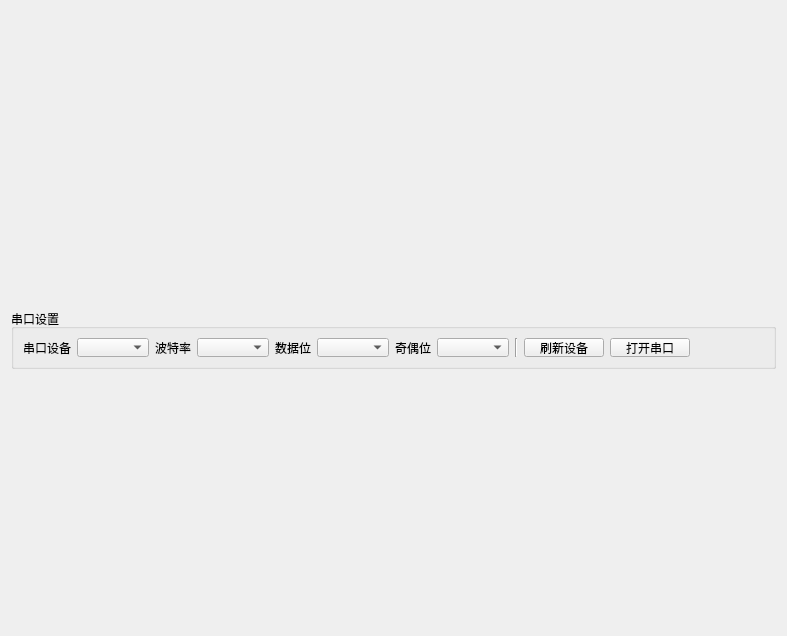
<?xml version="1.0" encoding="UTF-8"?>
<ui version="4.0">
 <class>SerialportWidget</class>
 <widget class="QWidget" name="SerialportWidget">
  <property name="geometry">
   <rect>
    <x>0</x>
    <y>0</y>
    <width>787</width>
    <height>636</height>
   </rect>
  </property>
  <property name="windowTitle">
   <string>Form</string>
  </property>
  <layout class="QGridLayout" name="gridLayout_2">
   <item row="2" column="1">
    <widget class="QWidget" name="widget_input" native="true">
     <property name="maximumSize">
      <size>
       <width>16777215</width>
       <height>250</height>
      </size>
     </property>
    </widget>
   </item>
   <item row="2" column="0">
    <widget class="QWidget" name="widget_sendPanel" native="true">
     <property name="maximumSize">
      <size>
       <width>200</width>
       <height>250</height>
      </size>
     </property>
    </widget>
   </item>
   <item row="0" column="0" colspan="2">
    <widget class="QWidget" name="widget_output" native="true"/>
   </item>
   <item row="1" column="0" colspan="2">
    <widget class="QGroupBox" name="groupBox">
     <property name="maximumSize">
      <size>
       <width>16777215</width>
       <height>60</height>
      </size>
     </property>
     <property name="title">
      <string>串口设置</string>
     </property>
     <layout class="QGridLayout" name="gridLayout">
      <item row="0" column="14">
       <widget class="Line" name="line">
        <property name="orientation">
         <enum>Qt::Vertical</enum>
        </property>
       </widget>
      </item>
      <item row="0" column="1" colspan="6">
       <widget class="QComboBox" name="comboBox_serialport"/>
      </item>
      <item row="0" column="8">
       <widget class="QLabel" name="label_2">
        <property name="text">
         <string>波特率</string>
        </property>
       </widget>
      </item>
      <item row="0" column="17">
       <spacer name="horizontalSpacer">
        <property name="orientation">
         <enum>Qt::Horizontal</enum>
        </property>
        <property name="sizeHint" stdset="0">
         <size>
          <width>40</width>
          <height>20</height>
         </size>
        </property>
       </spacer>
      </item>
      <item row="0" column="0">
       <widget class="QLabel" name="label">
        <property name="text">
         <string>串口设备</string>
        </property>
       </widget>
      </item>
      <item row="0" column="12">
       <widget class="QLabel" name="label_4">
        <property name="text">
         <string>奇偶位</string>
        </property>
       </widget>
      </item>
      <item row="0" column="11">
       <widget class="QComboBox" name="comboBox_databits"/>
      </item>
      <item row="0" column="10">
       <widget class="QLabel" name="label_3">
        <property name="text">
         <string>数据位</string>
        </property>
       </widget>
      </item>
      <item row="0" column="13">
       <widget class="QComboBox" name="comboBox_parity"/>
      </item>
      <item row="0" column="9">
       <widget class="QComboBox" name="comboBox_baudrate"/>
      </item>
      <item row="0" column="16">
       <widget class="QPushButton" name="pushButton_open">
        <property name="text">
         <string>打开串口</string>
        </property>
       </widget>
      </item>
      <item row="0" column="15">
       <widget class="QPushButton" name="pushButton_refresh">
        <property name="text">
         <string>刷新设备</string>
        </property>
       </widget>
      </item>
     </layout>
    </widget>
   </item>
  </layout>
 </widget>
 <resources/>
 <connections/>
</ui>
